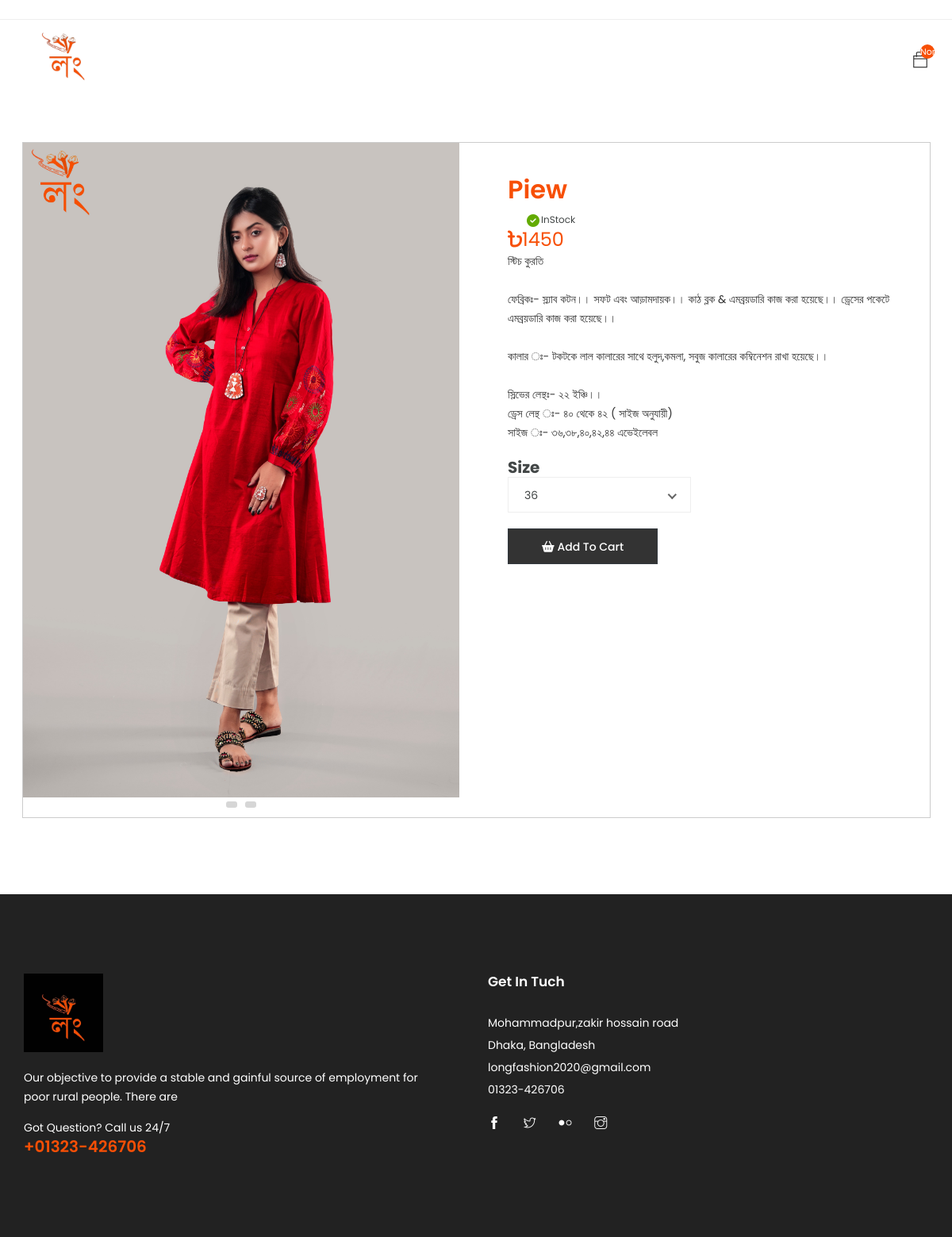
/product/1/, run on the app's committed database.
### myapp/models.py (models this page shows, shortened)
class Product(models.Model):
    name = models.CharField(max_length=100)
    category = models.ManyToManyField(Category)
    description=models.TextField(null=True,blank=True)
    superCategory=models.CharField(max_length=100, null=True,blank=True)
    image = models.ImageField(null=True, blank=True)
    image2 = models.ImageField(null=True, blank=True)
    hot_product=models.BooleanField(default=False,null=True, blank=False)
    discount_percent=models.IntegerField(default=0)
    discount=models.BooleanField(default=True,null=True,blank=False)
    main_price=models.IntegerField(default=0,null=True,blank=True)
    price = models.IntegerField(default=0)
    instock=models.IntegerField(default=0)
    @property
    def imageURL(self):
        try:
            url = self.image.url
        except:
            url = ''
        return url
    @property
    def imageURL2(self):
        try:
            url = self.image2.url
        except:
            url = ''
        return url

### myapp/views.py (the view)
# urls.py: path('product/<int:product_id>/',views.productDetails,name='product'),
def productDetails(request,product_id):
    product=Product.objects.get(id=product_id)
    Data = cartData(request)
    cartItems = Data['cartItems']
    items = Data['items']
    order = Data['order']
    categories = Category.objects.all()
    return render(request,'myapp/product-details.html',{'product':product,'items':items,'order':order,'cartItems':cartItems,'categories':categories})

### myapp/utils.py (called while the page is built, shortened)
def cartData(request):
    cartItems = None
    order = None
    items = None
    return {'cartItems': cartItems, 'order': order, 'items': items}

### myapp/templates/myapp/product-details.html (shortened to what this page needs)
{% extends 'myapp/main.html' %}
{% block body %}
<link rel="stylesheet" href="https://cdnjs.cloudflare.com/ajax/libs/font-awesome/6.4.2/css/all.min.css" />
    <div class="" style="margin-top: -100px;" >
            <div class="modal-dialog" role="document">
                <div class="modal-content">
                        <div class="row no-gutters">
                            <div class="col-lg-6 col-md-12 col-sm-12 col-xs-12 col-12 x">
									<div class="product-gallery">
										<div class="quickview-slider-active">
											<div class="single-slider">
												<img src="{{product.imageURL}}" alt="#"  >
											</div>
										</div>
									</div>
                            </div>
                            <div class="col-lg-6 col-md-12 col-sm-12 col-xs-12 col-12">
                                <div class="quickview-content">
                                    <h2 style="color:#f74f06 ;font-size: 2rem;">{{product.name}}</h2>
                                    <div class="quickview-ratting-review">
                      					{% if product.instock > 0 %}
                      					<div class="quickview-stock">
                                            <span ><i class="fa-solid fa-circle-check"></i>InStock </span>
                                        </div>
                                        {% else %}
                                        <div class="quickview-stock">
                                            <span><i class="fa-solid fa-circle-xmark" style="color: red;"></i> Stock Out</span>
                                        </div>
                                        {% endif %}
                                    </div>
                                    <span style="color: #f74f06; font-size: 1.5rem;"><i class="fa-solid fa-bangladeshi-taka-sign"></i>{{product.price}}</span>
                                    <div class="quickview-peragraph">
                                        <p>{{ product.description|linebreaksbr }}</p>
                                    </div>
									<div class="size">
										<div class="row">
                                            {% if product.instock > 0 %}
											<div class="col-lg-6 col-12">
												<h5 >Size</h5>
											</div>
                                            {% endif %}
										</div>
									</div>
                      					{% if product.instock > 0 %}
									<div class="add-to-cart">
										 <button class="btn btn-dark update-cart" data-product="{{ product.id }}" data-action="add">
       										<i class="me-1 fa fa-shopping-basket"></i> Add to cart
   										 </button>
									</div>
                                    {% endif %}
                                </div>
                            </div>
                        </div>
                </div>
            </div>
    </div>
{% endblock %}

### data on the page
Product: imageURL (picture), name "Piew", price "1450", description "স্টিচ কুরতি ফেব্রিকঃ- স্ল্যাব কটন।। সফট এবং আড়ামদায়ক।। কাঠ ব্লক & এমব্রয়ডারি কাজ করা হয়েছে।। ড্রেসের পকেটে এমব্রয়ডারি কাজ করা হয়েছে।। কালার ঃ- টকটকে লাল কালারের সাথে হলুদ,কমলা, সবুজ কালারের কম্বিনেশন রাখা হয়েছে।। স্লিভের লেন্থঃ- ২২ ইঞ্চি।। ড্রেস লেন্থ ঃ- ৪০ থেকে ৪২ ( সাইজ অনুযায়ী) সাইজ ঃ- ৩৬,৩৮,৪০,৪২,৪৪ এভেইলেবল"

### other printed values
{{ cartItems }} "None"
